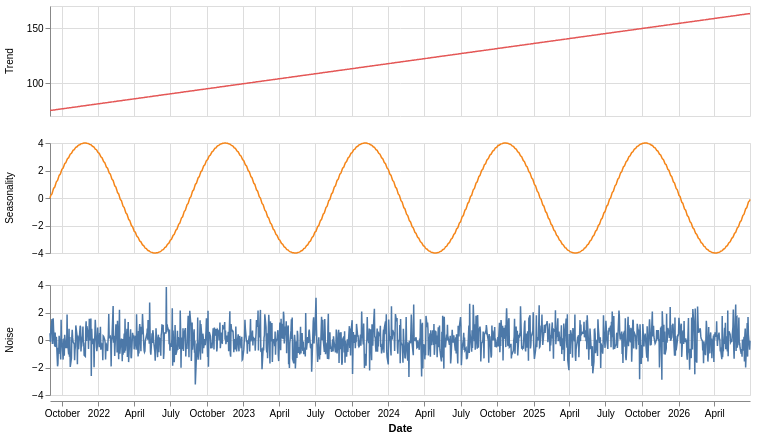

Notebook source saved alongside this figure:
### Markdown cell above
To plot all three components we need the data in **long form** (one row per date per component). Altair can do this reshaping itself with `transform_fold`, which is the chart-side version of `pd.melt`.

Then `row=` splits the components into stacked panels, and `resolve_scale(y="independent")` gives each panel its own y-axis, since the components have very different ranges.

### Code cell
alt.Chart(parts).transform_fold(
    ["Trend", "Seasonality", "Noise"], as_=["component", "value"]
).mark_line(strokeWidth=1.5).encode(
    x=alt.X("Date:T", title="Date"),
    y=alt.Y("value:Q", title=None, scale=alt.Scale(zero=False)),
    color=alt.Color("component:N", legend=None),
    row=alt.Row("component:N", sort=["Trend", "Seasonality", "Noise"], title=None),
).properties(width=700, height=110).resolve_scale(y="independent")

### Figure 1 — Vega-Lite specification as saved in the notebook (floating-point values rounded to 4 significant figures; data arrays with more than 128 entries replaced by an {"elided": "..."} marker saying what was removed)
{"config": {"view": {"continuousWidth": 300, "continuousHeight": 300}}, "data": {"name": "data-2c03d515464cb9cbd46bb1260e856247"}, "mark": {"type": "line", "strokeWidth": 1.5}, "encoding": {"color": {"field": "component", "legend": null, "type": "nominal"}, "row": {"field": "component", "sort": ["Trend", "Seasonality", "Noise"], "title": null, "type": "nominal"}, "x": {"field": "Date", "title": "Date", "type": "temporal"}, "y": {"field": "value", "scale": {"zero": false}, "title": null, "type": "quantitative"}}, "height": 110, "resolve": {"scale": {"y": "independent"}}, "transform": [{"fold": ["Trend", "Seasonality", "Noise"], "as": ["component", "value"]}], "width": 700, "$schema": "https://vega.github.io/schema/vega-lite/v6.4.1.json", "datasets": {"data-2c03d515464cb9cbd46bb1260e856247": {"elided": "1260 records"}}}
